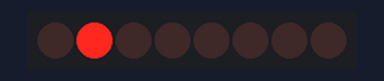
Simulated run of this sketch. Board: Arduino Uno, built with avr-gcc and run on an emulated ATmega328P. Parts: 8 shift-register outputs drawn as a row of LEDs (first output left, lit = HIGH). Wiring (inferred from the names in the program): shift register (74HC595): data pin 2; shift clock pin 4; latch pin 3. Wiring (inferred from the signals the program sends): row of LEDs: on Q0, Q1, Q2, Q3, Q4, Q5, Q6, Q7.

Above: at 1.5 s.
At 2.5 s:
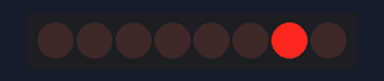
At 4.5 s:
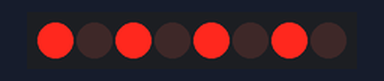
At 5.5 s:
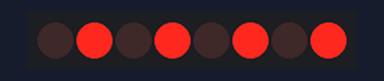
At 6.5 s:
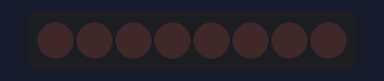
Timing chart, 0 to 8.8 s (numbered marks = the images above):
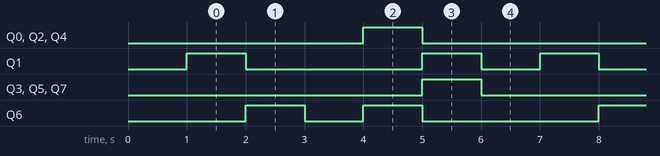

Measured:
- by itself, Q0, Q2–5, Q7: alternates HIGH for 1.0 s and LOW for 5.0 s
- by itself, Q1: repeats every 6.0 s: LOW 3.0 s, HIGH 1.0 s, LOW 1.0 s, HIGH 1.0 s
- by itself, Q6: repeats every 6.0 s: LOW 1.0 s, HIGH 1.0 s, LOW 3.0 s, HIGH 1.0 s

The sketch:

OutputShiftRegister.ino
```cpp
// (licence header left out)
/**
 * @file OutputShiftRegister.ino
 *
 * @brief Primary Arduino sketch implementation.
 *
 * @section description_outputshiftregister_ino Description
 * An Arduino sketch that interfaces a 74HC595 serial-in parallel-out shift
 * register IC to add digital outputs to an Arduino board.
 *
 * @section notes_outputshiftregister_ino Notes
 * - This sketch assumes a single 74HC595 shift register IC is being utilized.
 *   If two or more '595s are daisy chained together, the size of the uint8_t
 *   data type used to write the output data needs to be increased.
 *   For instance, use uint16_t for two '595s and uint32_t for four '595s.
 *   See function specific comments for additional details.
 * - Comments are Doxygen compatible.
 *
 * @section todo_outputshiftregister_ino TODO
 * - None.
 *
 * @section author_outputshiftregister_ino Author(s)
 * - Created by John Woolsey on 01/20/2021.
 * - Modified by John Woolsey on 08/17/2021.
 *
 * Copyright (c) 2021 Woolsey Workshop.  All rights reserved.
 */


// Pin Mapping
const uint8_t OSRDataPin = 2;   ///< The pin connected to the 74HC595 SER (14) pin.
const uint8_t OSRLatchPin = 3;  ///< The pin connected to the 74HC595 RCLK (12) pin.
const uint8_t OSRClockPin = 4;  ///< The pin connected to the 74HC595 SRCLK (11) pin.


/**
 * Standard Arduino setup function used for setup and configuration tasks.
 */
void setup() {
   // 74HC595 shift register
   pinMode(OSRDataPin, OUTPUT);
   pinMode(OSRLatchPin, OUTPUT);
   pinMode(OSRClockPin, OUTPUT);
   osrWriteRegister(0);  // turn off all LEDs

   delay(1000);  // wait a second
}


/**
 * Standard Arduino loop function used for repeating tasks.
 */
void loop() {
   // Each function provides a different approach for setting outputs
   changeOutputsWithDigitalWrite();
   // changeOutputsWithBinaryValues();
   // changeOutputsWithDefinedNames();
   // changeOutputsWithBitOperations();
   // cycleLEDs();
}


/**
 * Writes (shifts) all output values into the 74HC595 SIPO shift register.
 *
 * If daisy chaining multiple shift registers together, increase the size of the
 * outputs argument type (uint8_t) and add extra shiftOut() operations for each
 * additional byte.
 *
 * @param outputs  A byte representing all 8 outputs.
 */
void osrWriteRegister(uint8_t outputs) {
   // Initiate latching process, next HIGH latches data
   digitalWrite(OSRLatchPin, LOW);
   // Shift output data into the shift register, most significant bit first
   shiftOut(OSRDataPin, OSRClockPin, MSBFIRST, outputs);
   // Latch outputs into the shift register
   digitalWrite(OSRLatchPin, HIGH);
}


/**
 * Sets the value of a single 74HC595 shift register output.
 *
 * Implements the same calling mechanism as Arduino's standard digitalWrite()
 * function.
 *
 * Values other than LOW or 0 and HIGH or 1 are ignored.
 *
 * If daisy chaining multiple shift registers together, increase the size of the
 * outputs variable type (uint8_t).
 *
 * @param pin    The output pin to set, 0-7 for a single 8-bit shift register.
 * @param value  The value to set the pin to, LOW or HIGH.
 */
void osrDigitalWrite(uint8_t pin, uint8_t value) {
   static uint8_t outputs = 0;  // retains shift register output values

   if (value == HIGH) bitSet(outputs, pin);  // set output pin to HIGH
   else if (value == LOW) bitClear(outputs, pin);  // set output pin to LOW
   osrWriteRegister(outputs);  // write all outputs to shift register
}


/**
 * Example code for setting an individual shift register output with each write.
 *
 * This approach should be the most familiar to Arduino users.  It uses the same
 * calling mechanism as Arduino's standard digitalWrite() function, but may
 * involve more shift operations than other approaches since only one output at
 * a time can be changed.
 */
void changeOutputsWithDigitalWrite() {
   // Output pin definitions
   const uint8_t LED0 = 0;
   const uint8_t LED1 = 1;
   const uint8_t LED2 = 2;
   const uint8_t LED3 = 3;
   const uint8_t LED4 = 4;
   const uint8_t LED5 = 5;
   const uint8_t LED6 = 6;
   const uint8_t LED7 = 7;

   // Set individual LEDs
   osrDigitalWrite(LED1, HIGH);  // turn on LED1 only
   delay(1000);
   osrDigitalWrite(LED1, LOW);   // turn off LED1 only
   osrDigitalWrite(LED6, HIGH);  // turn on LED6 only
   delay(1000);
   osrDigitalWrite(LED6, LOW);   // turn off LED6 only
   delay(1000);

   // Set multiple LEDs
   osrDigitalWrite(LED0, HIGH);  // turn on even numbered LEDs
   osrDigitalWrite(LED2, HIGH);
   osrDigitalWrite(LED4, HIGH);
   osrDigitalWrite(LED6, HIGH);
   delay(1000);
   osrDigitalWrite(LED0, LOW);   // turn off even numbered LEDs
   osrDigitalWrite(LED2, LOW);
   osrDigitalWrite(LED4, LOW);
   osrDigitalWrite(LED6, LOW);
   osrDigitalWrite(LED1, HIGH);  // turn on odd numbered LEDs
   osrDigitalWrite(LED3, HIGH);
   osrDigitalWrite(LED5, HIGH);
   osrDigitalWrite(LED7, HIGH);
   delay(1000);
   osrDigitalWrite(LED1, LOW);   // turn off odd numbered LEDs
   osrDigitalWrite(LED3, LOW);
   osrDigitalWrite(LED5, LOW);
   osrDigitalWrite(LED7, LOW);
   delay(1000);
}


/**
 * Example code for setting all shift register outputs with each write using
 * binary values (1 = HIGH, 0 = LOW).
 *
 * This approach produces the most concise code, but does not indicate the
 * meaning of each of the outputs.
 *
 * If daisy chaining multiple shift registers together, increase the number of
 * bits in the binary number.
 */
void changeOutputsWithBinaryValues() {
   // Set individual LEDs
   osrWriteRegister(0b00000010);  // turn on LED1 only
   delay(1000);
   osrWriteRegister(0b01000000);  // turn on LED6 only
   delay(1000);
   osrWriteRegister(0b00000000);  // turn off all LEDs
   delay(1000);

   // Set multiple LEDs
   osrWriteRegister(0b01010101);  // turn on only even numbered LEDs
   delay(1000);
   osrWriteRegister(0b10101010);  // turn on only odd numbered LEDs
   delay(1000);
   osrWriteRegister(0b00000000);  // turn off all LEDs
   delay(1000);
}


/**
 * Example code for setting all shift register outputs with each write using
 * named outputs.
 *
 * This approach provides the ability to use named outputs with single shift
 * register writes, but all outputs must still be represented with each write.
 *
 * Only include named outputs to set HIGH, everything else will be set LOW.
 *
 * If daisy chaining multiple shift registers together, increase the size of the
 * type (uint8_t) for the constants.
 */
void changeOutputsWithDefinedNames() {
   // Output pin definitions
   const uint8_t LED0 = 0b00000001;
   const uint8_t LED1 = 0b00000010;
   const uint8_t LED2 = 0b00000100;
   const uint8_t LED3 = 0b00001000;
   const uint8_t LED4 = 0b00010000;
   const uint8_t LED5 = 0b00100000;
   const uint8_t LED6 = 0b01000000;
   const uint8_t LED7 = 0b10000000;

   // Set individual LEDs
   osrWriteRegister(LED1);  // turn on LED1 only
   delay(1000);
   osrWriteRegister(LED6);  // turn on LED6 only
   delay(1000);
   osrWriteRegister(0);     // turn off all LEDs
   delay(1000);

   // Set multiple LEDs
   osrWriteRegister(LED0 | LED2 | LED4 | LED6);  // turn on only even numbered LEDs
   delay(1000);
   osrWriteRegister(LED1 | LED3 | LED5 | LED7);  // turn on only odd numbered LEDs
   delay(1000);
   osrWriteRegister(0);                          // turn off all LEDs
   delay(1000);
}


/**
 * Example code for using bit operations to change individual shift register
 * outputs.
 *
 * This approach provides named outputs, single output updatability, and less
 * shift register writes, but requires a variable to keep track of output values
 * and can produce lengthy code when changing many outputs simultaneously.
 *
 * If daisy chaining multiple shift registers together, increase the size of the
 * outputs variable type (uint8_t).
 */
void changeOutputsWithBitOperations() {
   // Output pin definitions
   const uint8_t LED0 = 0;
   const uint8_t LED1 = 1;
   const uint8_t LED2 = 2;
   const uint8_t LED3 = 3;
   const uint8_t LED4 = 4;
   const uint8_t LED5 = 5;
   const uint8_t LED6 = 6;
   const uint8_t LED7 = 7;

   uint8_t outputs = 0;  // holds shift register output values

   // Set individual LEDs
   bitSet(outputs, LED1);    // turn on LED1
   osrWriteRegister(outputs);
   delay(1000);
   bitClear(outputs, LED1);  // turn off LED1
   bitSet(outputs, LED6);    // turn on LED6
   osrWriteRegister(outputs);
   delay(1000);
   bitClear(outputs, LED6);  // turn off LED6
   osrWriteRegister(outputs);
   delay(1000);

   // Set multiple LEDs
   bitSet(outputs, LED0);    // turn on even numbered LEDs
   bitSet(outputs, LED2);
   bitSet(outputs, LED4);
   bitSet(outputs, LED6);
   osrWriteRegister(outputs);
   delay(1000);
   bitClear(outputs, LED0);  // turn off even numbered LEDs
   bitClear(outputs, LED2);
   bitClear(outputs, LED4);
   bitClear(outputs, LED6);
   bitSet(outputs, LED1);    // turn on odd numbered LEDs
   bitSet(outputs, LED3);
   bitSet(outputs, LED5);
   bitSet(outputs, LED7);
   osrWriteRegister(outputs);
   delay(1000);
   bitClear(outputs, LED1);  // turn off odd numbered LEDs
   bitClear(outputs, LED3);
   bitClear(outputs, LED5);
   bitClear(outputs, LED7);
   osrWriteRegister(outputs);
   delay(1000);
}


/**
 * Example code that continuously cycles through the LEDs (end to end) using
 * simple bit operations.
 *
 * If daisy chaining multiple shift registers together, increase the size of the
 * outputs variable type (uint8_t) and adjust the number of iterations of the
 * for loops.
 */
void cycleLEDs() {
   uint8_t outputs = 0;  // holds shift register output values

   // Cycle through individual LEDs from LED0 to LED6
   for (uint8_t i = 0; i < 7; i++) {
      bitSet(outputs, i);
      osrWriteRegister(outputs);
      bitClear(outputs, i);
      delay(100);
   }

   // Cycle through individual LEDs from LED7 to LED1
   for (uint8_t i = 7; i > 0; i--) {
      bitSet(outputs, i);
      osrWriteRegister(outputs);
      bitClear(outputs, i);
      delay(100);
   }
}
```
